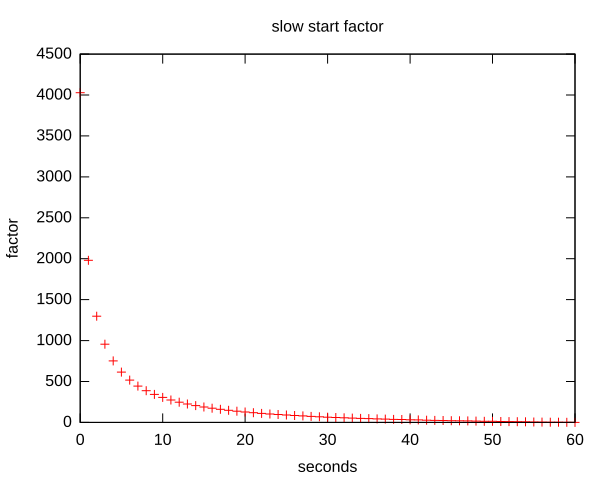

This figure's gnuplot source:
set terminal svg
set output "slowstartfactor.svg"
unset key
set title "slow start factor"
set xlabel "seconds"
set ylabel "factor"
plot "slowstartfactor.csv" using 1:2
